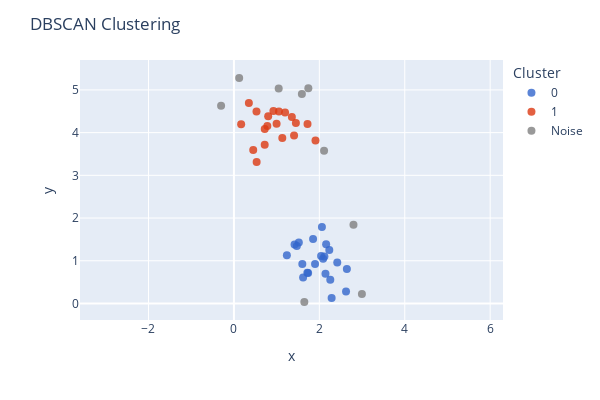

Here is the notebook cell this chart was saved with:
### Markdown cell above
Let's create a function for plotting the clusters!

### Code cell
cv_X.plot_density_based_clustering(labels, title='DBSCAN Clustering')

### Figure 1 — Plotly figure (JSON) as saved in the notebook; plotly's stock layout.template omitted (floating-point values rounded to 4 significant figures)
{"data": [{"hovertemplate": "color=0<br>x=%{x}<br>y=%{y}<extra></extra>", "legendgroup": "0", "marker": {"color": "#3366CC", "opacity": 0.8, "size": 8, "symbol": "circle"}, "mode": "markers", "name": "0", "orientation": "v", "showlegend": true, "type": "scatter", "x": [1.52, 1.854, 2.089, 2.625, 2.061, 2.041, 1.62, 2.256, 1.738, 2.233, 1.602, 1.719, 2.42, 2.144, 2.159, 1.899, 2.119, 2.288, 1.24, 1.473, 1.42, 2.645], "xaxis": "x", "y": [1.425, 1.509, 1.049, 0.2803, 1.791, 1.112, 0.6082, 0.5553, 0.7163, 1.251, 0.9236, 0.7179, 0.9622, 0.6968, 1.386, 0.9257, 1.099, 0.1295, 1.129, 1.348, 1.382, 0.8077], "yaxis": "y"}, {"hovertemplate": "color=1<br>x=%{x}<br>y=%{y}<extra></extra>", "legendgroup": "1", "marker": {"color": "#DC3912", "opacity": 0.8, "size": 8, "symbol": "circle"}, "mode": "markers", "name": "1", "orientation": "v", "showlegend": true, "type": "scatter", "x": [1.357, 1.723, 0.3499, 1.054, 1.408, 1.133, 0.7826, 0.5324, 0.9247, 0.7214, 1.91, 0.5285, 1.198, 0.1693, 0.7209, 1.451, 0.9991, 0.452, 0.8023], "xaxis": "x", "y": [4.365, 4.201, 4.693, 4.493, 3.933, 3.877, 4.153, 3.313, 4.509, 4.085, 3.815, 4.497, 4.471, 4.197, 3.713, 4.228, 4.21, 3.594, 4.382], "yaxis": "y"}, {"hovertemplate": "color=Noise<br>x=%{x}<br>y=%{y}<extra></extra>", "legendgroup": "Noise", "marker": {"color": "grey", "opacity": 0.8, "size": 8, "symbol": "circle"}, "mode": "markers", "name": "Noise", "orientation": "v", "showlegend": true, "type": "scatter", "x": [2.997, 0.1231, 1.591, 2.111, -0.3002, 1.743, 1.048, 1.649, 2.799], "xaxis": "x", "y": [0.2238, 5.279, 4.905, 3.577, 4.631, 5.038, 5.031, 0.03452, 1.846], "yaxis": "y"}], "layout": {"coloraxis": {"showscale": false}, "height": 400, "legend": {"title": {"text": "Cluster"}, "tracegroupgap": 0}, "margin": {"t": 60}, "title": {"text": "DBSCAN Clustering"}, "width": 600, "xaxis": {"anchor": "y", "domain": [0, 1], "scaleanchor": "y", "scaleratio": 1, "title": {"text": "x"}}, "yaxis": {"anchor": "x", "domain": [0, 1], "scaleanchor": "x", "scaleratio": 1, "title": {"text": "y"}}}}
